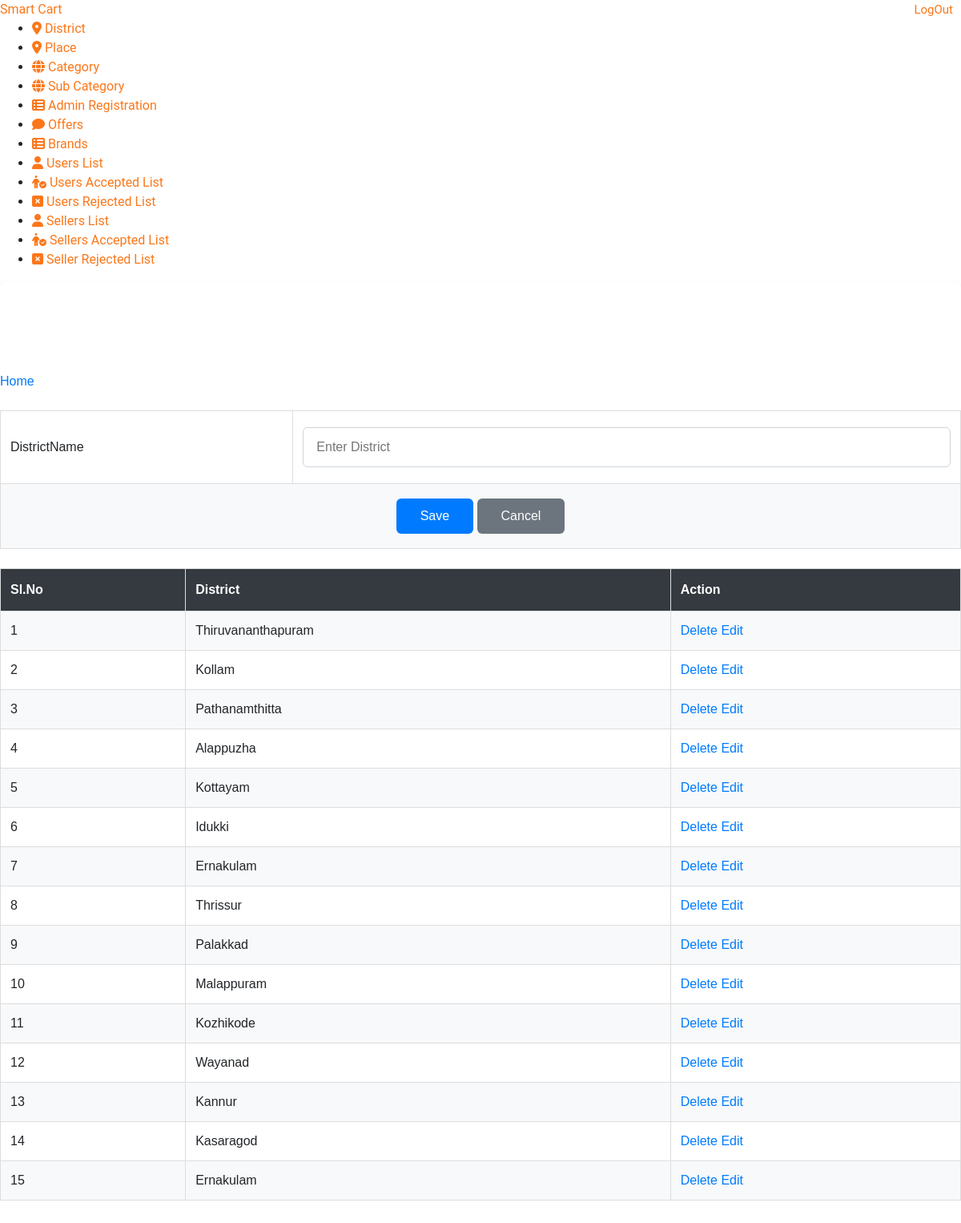
Page /Administrator/District/ (signed in) on the committed database.
### Administrator/models.py (models this page shows)
class tbl_district(models.Model):
    district_name=models.CharField(max_length=50)

### Administrator/views.py (the view)
# urls.py: path('District/', views.districtInsertSelect,name="districtInsertSelect"),
def districtInsertSelect(request):
    if 'aid' in request.session:
        dis=tbl_district.objects.all()
        if request.method=="POST":
            disName=request.POST.get('txtdistrict')
            tbl_district.objects.create(district_name=disName)
            return redirect("Administrator:districtInsertSelect")
        else:
            return render(request,"Administrator/District.html",{'data':dis})
    else:
        return redirect("Guest:Login")

### Administrator/Templates/Administrator/District.html (shortened to what this page needs)
{% extends 'Administrator/Header.html' %}
{% load static %}
{% block content %}
<!DOCTYPE html>
<html lang="en">
<head>
</head>
<body>
    <a href="{% url 'Administrator:LoadingHomePage' %}">Home</a><br>
    <br>
    <form name="frmDistrict" method="post">
        <table align="center" width="100%">
            <tr>
                <td>DistrictName</td>
                <td><input required type="text" name="txtdistrict" title="District Name Allows Only Alphabets,Spaces and First Letter Must Be Capital Letter" pattern="^[A-Z]+[a-zA-Z ]*$" placeholder="Enter District" required value="{{editdata.district_name}}"></td>
            </tr>
            <tr>
                <td colspan="2" align="center">
                    <input type="submit" value="Save" name="btnsave">
                    <input type="reset" value="Cancel" name="btncancel">
                </td>
            </tr>
        </table>
    </form>
    <br>
    <table border="1" align="center" cellpadding="10" width="100%">
        <tr>
            <th>Sl.No</th>
            <th>District</th>
            <th>Action</th>
        </tr>
        {% for i in data %}
        <tr>
            <td>{{forloop.counter}}</td>
            <td>{{i.district_name}}</td>
            <td>
                <a href="{% url 'Administrator:delDistrict' i.id %}">Delete</a>
                <a href="{% url 'Administrator:districtupdate' i.id %}">Edit</a>
            </td>
        </tr>
        {% endfor %}
    </table>
</body>
</html>
{% endblock content %}

### Guest/static/Login/css/style.css (style rules this page uses)
body { font-family: "Roboto", sans-serif; background-color: #fff; }
a { -webkit-transition: .3s all ease; -o-transition: .3s all ease; transition: .3s all ease; }

### Guest/static/mystyle.css (style rules this page uses)
#tab td, #tab th { border: 1px solid #ddd; padding: 12px; }
#tab a { color: #007bff; text-decoration: none; font-weight: 500; }
#tab tr:nth-child(even) { background-color: #f8f9fa; }
#tab th { padding: 14px 12px; text-align: left; background-color: #343a40; color: white; font-weight: 600; }
input[type=text], input[type=password], input[type=email], input[type=date], select { width: 100%; padding: 12px 16px; margin: 8px 0; border: 1px solid #ced4da; border-radius: 6px; box-sizing: border-box; font-size: 16px; transition: all 0.3s ease-in-out; }
input[type=submit], input[type=reset] { background-color: #007bff; color: white; padding: 10px 30px; margin: 6px 0; border: none; border-radius: 6px; cursor: pointer; font-size: 16px; font-weight: 500; transition: background-color 0.3s ease; }
input[type=reset] { background-color: #6c757d; }

### rows in the picture
tbl_district: district_name "Thiruvananthapuram"
tbl_district: district_name "Kollam"
tbl_district: district_name "Pathanamthitta"
tbl_district: district_name "Alappuzha"
tbl_district: district_name "Kottayam"
tbl_district: district_name "Idukki"
tbl_district: district_name "Ernakulam"
tbl_district: district_name "Thrissur"
tbl_district: district_name "Palakkad"
tbl_district: district_name "Malappuram"
tbl_district: district_name "Kozhikode"
tbl_district: district_name "Wayanad"
tbl_district: district_name "Kannur"
tbl_district: district_name "Kasaragod"
tbl_district: district_name "Ernakulam"
